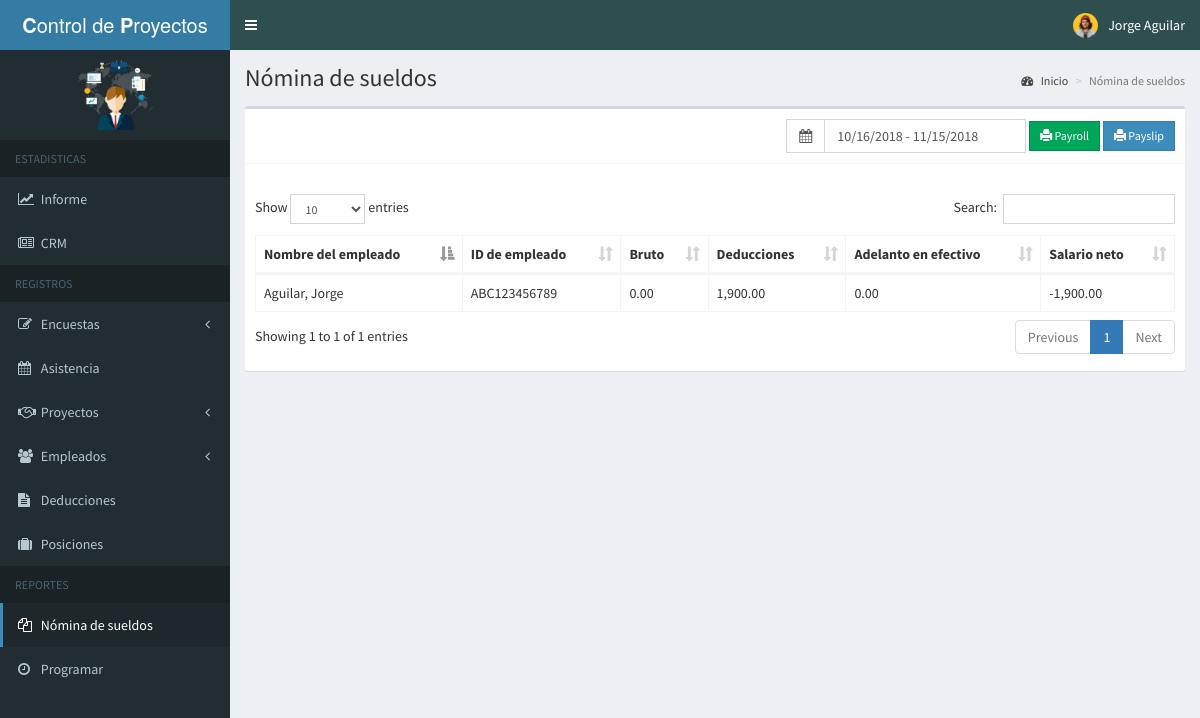
The app's page /sistema/admin/payroll.php (signed in) with its own data.
### tables this page shows
CREATE TABLE IF NOT EXISTS `attendance` (
  `id` int(11) NOT NULL AUTO_INCREMENT,
  `employee_id` int(11) NOT NULL,
  `date` date NOT NULL,
  `proyecto` varchar(20) NOT NULL,
  `status` int(1) NOT NULL,
  `descripcion` varchar(100) NOT NULL,
  `num_hr` double NOT NULL,
  PRIMARY KEY (`id`)
);

CREATE TABLE IF NOT EXISTS `employees` (
  `id` int(11) NOT NULL AUTO_INCREMENT,
  `employee_id` varchar(15) NOT NULL,
  `firstname` varchar(50) NOT NULL,
  `lastname` varchar(50) NOT NULL,
  `address` text NOT NULL,
  `birthdate` date NOT NULL,
  `contact_info` varchar(100) NOT NULL,
  `gender` varchar(10) NOT NULL,
  `position_id` int(11) NOT NULL,
  `schedule_id` int(11) NOT NULL,
  `photo` varchar(200) NOT NULL,
  `created_on` date NOT NULL,
  PRIMARY KEY (`id`)
);

### sistema/admin/includes/session.php (called while the page is built, shortened)
<?php
	include 'includes/conn.php';
	$sql = "SELECT * FROM admin WHERE id = '".$_SESSION['admin']."'";
	$query = $conn->query($sql);
	$user = $query->fetch_assoc();
?>

### sistema/admin/payroll.php (shortened to what this page needs)
<?php include 'includes/session.php'; ?>
<?php
  $range_to = date('m/d/Y');
  $range_from = date('m/d/Y', strtotime('-30 day', strtotime($range_to)));
?>
<?php include 'includes/header.php'; ?>
<body class="hold-transition skin-blue sidebar-mini">
<div class="wrapper">
  <?php include 'includes/navbar.php'; ?>
  <?php include 'includes/menubar.php'; ?>
  <div class="content-wrapper">
    <section class="content-header">
      <h1>
        Nómina de sueldos
      </h1>
      <ol class="breadcrumb">
        <li><a href="#"><i class="fa fa-dashboard"></i> Inicio</a></li>
        <li class="active">Nómina de sueldos</li>
      </ol>
    </section>
    <section class="content">
      <div class="row">
        <div class="col-xs-12">
          <div class="box">
            <div class="box-header with-border">
              <div class="pull-right">
                <form method="POST" class="form-inline" id="payForm">
                  <div class="input-group">
                    <div class="input-group-addon">
                      <i class="fa fa-calendar"></i>
                    </div>
                    <input type="text" class="form-control pull-right col-sm-8" id="reservation" name="date_range" value="<?php echo (isset($_GET['range'])) ? $_GET['range'] : $range_from.' - '.$range_to; ?>">
                  </div>
                  <button type="button" class="btn btn-success btn-sm btn-flat" id="payroll"><span class="glyphicon glyphicon-print"></span> Payroll</button>
                  <button type="button" class="btn btn-primary btn-sm btn-flat" id="payslip"><span class="glyphicon glyphicon-print"></span> Payslip</button>
                </form>
              </div>
            </div>
            <div class="box-body">
              <table id="example1" class="table table-bordered">
                <thead>
                   <th> Nombre del empleado </th>
                   <th> ID de empleado </th>
                   <th> Bruto </th>
                   <th> Deducciones </th>
                   <th> Adelanto en efectivo</th>
                   <th>Salario neto </th>
                </thead>
                <tbody>
                  <?php
                    $sql = "SELECT *, SUM(amount) as total_amount FROM deductions";
                    $query = $conn->query($sql);
                    $drow = $query->fetch_assoc();
                    $deduction = $drow['total_amount'];
                    $to = date('Y-m-d');
                    $from = date('Y-m-d', strtotime('-30 day', strtotime($to)));
                    $sql = "SELECT *, SUM(num_hr) AS total_hr, attendance.employee_id AS empid FROM attendance LEFT JOIN employees ON employees.id=attendance.employee_id LEFT JOIN position ON position.id=employees.position_id WHERE date BETWEEN '$from' AND '$to' GROUP BY attendance.employee_id ORDER BY employees.lastname ASC, employees.firstname ASC";
                    $query = $conn->query($sql);
                    while($row = $query->fetch_assoc()){
                      $empid = $row['empid'];
                      $casql = "SELECT *, SUM(amount) AS cashamount FROM cashadvance WHERE employee_id='$empid' AND date_advance BETWEEN '$from' AND '$to'";
                      $caquery = $conn->query($casql);
                      $carow = $caquery->fetch_assoc();
                      $cashadvance = $carow['cashamount'];
                      $gross = $row['rate'] * $row['total_hr'];
                      $total_deduction = $deduction + $cashadvance;
                      $net = $gross - $total_deduction;
                      echo "
                        <tr>
                          <td>".$row['lastname'].", ".$row['firstname']."</td>
                          <td>".$row['employee_id']."</td>
                          <td>".number_format($gross, 2)."</td>
                          <td>".number_format($deduction, 2)."</td>
                          <td>".number_format($cashadvance, 2)."</td>
                          <td>".number_format($net, 2)."</td>
                        </tr>
                      ";
                    }
                  ?>
                </tbody>
              </table>
            </div>
          </div>
        </div>
      </div>
    </section>
  </div>
</div>
</body>
</html>

### sistema/admin/includes/navbar.php (shortened to what this page needs)
<header class="main-header">
    <a href="home.php" class="logo">
      <span class="logo-lg"><b>C</b>ontrol de <b>P</b>royectos</span>
    </a>
    <nav class="navbar navbar-static-top">
      <a href="#" class="sidebar-toggle" data-toggle="push-menu" role="button">
      </a>
      <div class="navbar-custom-menu">
        <ul class="nav navbar-nav">
          <li class="dropdown user user-menu">
            <a href="#" class="dropdown-toggle" data-toggle="dropdown">
              <img src="<?php echo (!empty($user['photo'])) ? '../images/'.$user['photo'] : '../images/profile.jpg'; ?>" class="user-image" alt="User Image">
              <span class="hidden-xs"><?php echo $user['firstname'].' '.$user['lastname']; ?></span>
            </a>
          </li>
        </ul>
      </div>
    </nav>
  </header>

### records on screen
attendance: employee.lastname "Aguilar", employee.firstname "Jorge", employee.employee_id "ABC123456789", gross "0.00", deduction "1,900.00", cashadvance "0.00", net "-1,900.00"

### other values on screen
$user['firstname'] "Jorge"
$user['lastname'] "Aguilar"
